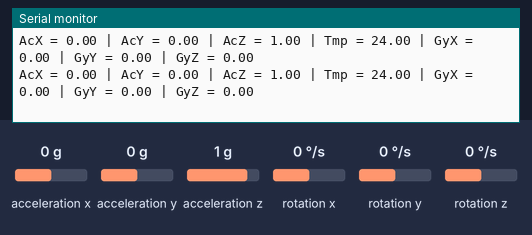
The sketch below on a simulated Arduino Uno, built with avr-gcc and run on an emulated ATmega328P. On the bench: the last lines printed to the serial monitor. Wiring (inferred from the names in the program): MPU-6050 motion sensor at I2C address 0x68. Inputs (shaded band) come from the test bench; at power-on: acceleration x 0 g, acceleration y 0 g, acceleration z 1 g, rotation x 0 °/s, rotation y 0 °/s, rotation z 0 °/s.

Above: at 1.8 s.
1.9 s: acceleration x set to -1.4 g
At 2.9 s:
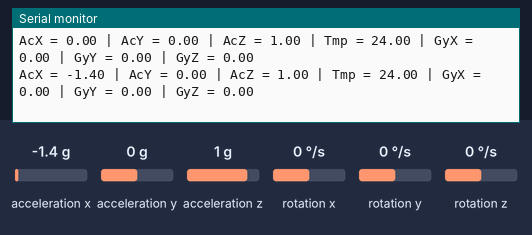
3.4 s: acceleration y set to -1.4 g
At 4.5 s:
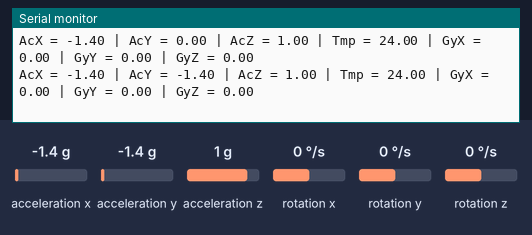
4.9 s: acceleration z set to -1.4 g
At 6.0 s:
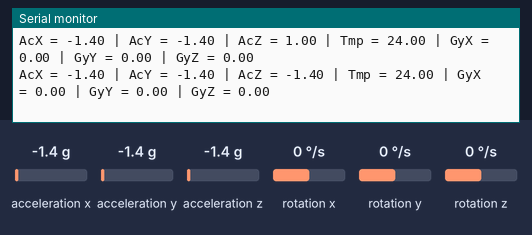
6.4 s: rotation x set to -192 °/s
At 7.7 s:
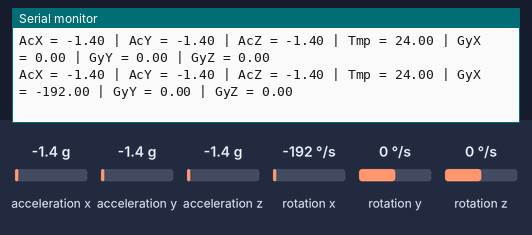
7.9 s: rotation y set to -192 °/s
At 8.7 s:
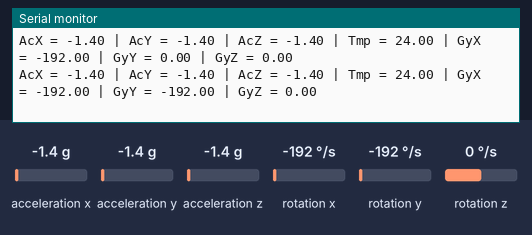

Measured:
- after the input at 1.9 s, the serial monitor: prints a new line after 0.16 s (image 1)
- after the input at 3.4 s, the serial monitor: prints a new line after 0.72 s (image 2)
- after the input at 4.9 s, the serial monitor: prints a new line after 0.25 s (image 3)
- after the input at 6.4 s, the serial monitor: prints a new line after 0.81 s (image 4)
- after the input at 7.9 s, the serial monitor: prints a new line after 0.35 s (image 5)

The sketch:

IMU_Arduino_Only_Code.ino
```cpp
// MPU-6050 Short Example Sketch
// By Arduino User JohnChi
// August 17, 2014
// Public Domain
#include<Wire.h>
const int MPU_addr=0x68;  // I2C address of the MPU-6050
float AcX,AcY,AcZ,GyX,GyY,GyZ,Tmp;
void setup(){
  Wire.begin();
  Wire.beginTransmission(MPU_addr);
  Wire.write(0x6B);  // PWR_MGMT_1 register
  Wire.write(0);     // set to zero (wakes up the MPU-6050)
  Wire.endTransmission(true);
  Serial.begin(9600);
}
void loop(){
  Wire.beginTransmission(MPU_addr);
  Wire.write(0x3B);  // starting with register 0x3B (ACCEL_XOUT_H)
  Wire.endTransmission(false);
  Wire.requestFrom(MPU_addr,14,true);  // request a total of 14 registers
  AcX=Wire.read()<<8|Wire.read();  // 0x3B (ACCEL_XOUT_H) & 0x3C (ACCEL_XOUT_L)
  AcY=Wire.read()<<8|Wire.read();  // 0x3D (ACCEL_YOUT_H) & 0x3E (ACCEL_YOUT_L)
  AcZ=Wire.read()<<8|Wire.read();  // 0x3F (ACCEL_ZOUT_H) & 0x40 (ACCEL_ZOUT_L)
  Tmp=Wire.read()<<8|Wire.read();  // 0x41 (TEMP_OUT_H) & 0x42 (TEMP_OUT_L)
  GyX=Wire.read()<<8|Wire.read();  // 0x43 (GYRO_XOUT_H) & 0x44 (GYRO_XOUT_L)
  GyY=Wire.read()<<8|Wire.read();  // 0x45 (GYRO_YOUT_H) & 0x46 (GYRO_YOUT_L)
  GyZ=Wire.read()<<8|Wire.read();  // 0x47 (GYRO_ZOUT_H) & 0x48 (GYRO_ZOUT_L)
  Serial.print("AcX = "); Serial.print(AcX/16384);
  Serial.print(" | AcY = "); Serial.print(AcY/16384);
  Serial.print(" | AcZ = "); Serial.print(AcZ/16384);
  Serial.print(" | Tmp = "); Serial.print(Tmp/340.00+36.53);  //equation for temperature in degrees C from datasheet
  Serial.print(" | GyX = "); Serial.print(GyX/131);
  Serial.print(" | GyY = "); Serial.print(GyY/131);
  Serial.print(" | GyZ = "); Serial.println(GyZ/131);
  delay(1000);
}
```
